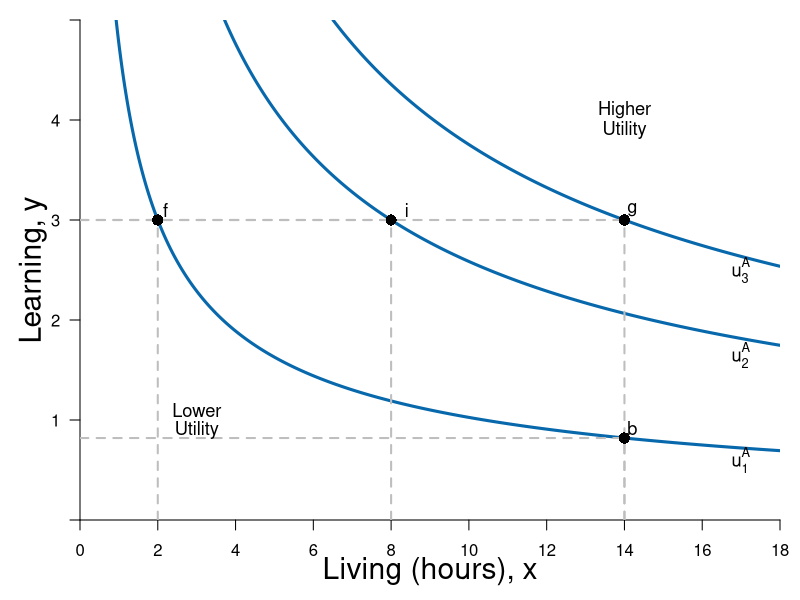

Source code (R):
#Graph Designer: Simon Halliday
#Authors: Bowles, Foley and Halliday
#Title: Microeconomics: Competition, Conflict and Coordination

library(shape)
pdf(file = "constrained_optimization/indiff_living_learning_new.pdf", width = 8, height = 8)

#Set parameters for graphics
axislabelsize <- 1.8
labelsize <- 1.1
graphlinewidth <- 3
segmentlinewidth <- 2

COL <- c("#7fc97f", "#beaed4", "#fdc086", "#ffff99", "#386cb0", "#f0027f", "#bf5b17", "#666666")
COLA <- c("#e0f3db", "#99d8c9","#66c2a4","#41ae76", "#238b45", "#005824")
COLB <- c("#4eb3d3", "#2b8cbe", "#0868ac","#084081")

#Edited the margins to cater for the larger LHS labels
par(mar =  c(4, 4, 1, 1))

ppf <- function(x, slope = 1/64, bary = 4) {
  bary - slope *x^2
}

uFn <- function(x, y, alpha = 0.4){
  (x^alpha)*(y^(1-alpha))
}

indiffA <- function(x, ubar = uFn(8,3), alpha = 0.4) {
  (ubar/ (x^alpha))^(1/ (1 - alpha))
}

ylims <- c(0, 5)
xlims <- c(0, 18)

npts <- 501 
x <- seq(xlims[1], xlims[2], length.out = npts)
y <- seq(ylims[1], ylims[2], length.out = npts) 
a <- c(uFn(2, 3), uFn(8, 3), uFn(14, 3)) #alpha = 0.4

plot(0, 0, xlim = xlims, ylim = ylims, type = "n",
     xlab = expression(paste("")),
     ylab = expression(paste("")), 
     xaxt = "n", 
     yaxt = "n", 
     cex.lab = axislabelsize, 
     bty = "n", 
     xaxs="i", 
     yaxs="i"
)


# ticksy <- seq(from = 0, to = ylims[2], by = 1)
# ylabels <- seq(from = 0, to = ylims[2], by = 1)
ticksx <- seq(from = 0, to = xlims[2], by = 2)
xlabels <- seq(from = 0, to = xlims[2], by = 2)
ticksy <- c(ylims[1], 1, 2, 3, 4, ylims[2])
ylabels <- c(NA, 1, 2, 3, 4, NA)
# ticksx <- c(xlims[1], 5.25, 8.944272, xlims[2])
# xlabels <- c(NA, expression(paste(x,"*")), expression(paste(bar(x))), NA)

axis(1, at = ticksx, pos = 0, labels = xlabels)
axis(2, at = ticksy, pos = 0, labels = ylabels, las = 1)

npts <- 500 
xx1 <- seq(xlims[1], xlims[2], length.out = npts)
xx2 <- seq(0, xlims[2], length.out = npts)
xx3 <- seq(xlims[1], 0, length.out = npts)
xx4 <- seq(-11, 0, length.out = npts)

#Draw the polygon for shading the feasible set
# xpoly1 <- seq(from = xlims[1], to = 16, length.out = 500)
# ypoly1 <- ppf(xpoly1)
# polygon(x = c(xpoly1, xpoly1[1]), y = c(ypoly1, rev(ypoly1)[1]), col=COLA[1], density=NULL, border = NA)

#Draw the graphs
# lines(xx1, ppf(xx1), col = COLA[5], lwd = graphlinewidth)

#Label the feasible frontier
# text(10.5, 0.53, expression("Feasible Frontier"), cex = labelsize)
# Arrows(12.5, 0.53, 14.5, 0.53, col = "black", lty = 1, lwd = 2, arr.type = "triangle", arr.lwd = 0.5)

contour(x, y, 
        outer(x, y, uFn),
        drawlabels = FALSE,
        col = COLB[3],
        lwd = graphlinewidth,
        levels = a, 
        xaxs="i", 
        yaxs="i", 
        add = TRUE)

#Axis labels
mtext(expression(paste("Living (hours), ", x)), side = 1, line = 2.5, cex = axislabelsize)
text(-1.2, 0.5*ylims[2], expression(paste("Learning, ", y)), xpd = TRUE, cex = axislabelsize, srt = 90) 

#Add mrs = mrt at i
#text(8.6, 3.6, expression(paste(mrs(x,y) == mrt(x,y))), cex = labelsize)
#Arrows(8, 3.5, 8, 3.15, col = "black", lty = 1, lwd = 2, arr.type = "triangle", arr.lwd = 0.5)

#Label the indifference curves
text(17, 0.6, expression(u[1]^A), cex = labelsize)
text(17, 1.65, expression(u[2]^A), cex = labelsize)
text(17, 2.5, expression(u[3]^A), cex = labelsize)

#Annotate max u point on feasibility frontier
text(8.4, ppf(8) + 0.1, expression(paste(i)), cex = labelsize)
segments(8, 0, 8, ppf(x = 8), lty = 2, col = "gray", lwd = segmentlinewidth)
segments(0, ppf(x = 8), 8, ppf(x = 8), lty = 2, col = "gray", lwd = segmentlinewidth)


#text(11.118 + 0.2, indiffA(x = 11.118, ubar = uFn(8, 3)+ 1.4) + 0.1, expression(paste(d)), cex = labelsize)
#segments(0, indiffA(x = 11.118, ubar = uFn(8, 3) + 1.4), 11.118, indiffA(x = 11.118, ubar = uFn(8, 3)+1.4), lty = 2, col = "gray", lwd = segmentlinewidth)
#segments(11.118, 0, 11.118, indiffA(x = 11.118, ubar = uFn(8, 3) + 1.4), lty = 2, col = "gray", lwd = segmentlinewidth)
#points(11.118,  indiffA(x = 11.118, ubar = uFn(8, 3) + 1.4), pch = 16, col = "black", cex = 1.5)




text(2 + 0.2, indiffA(x = 2, ubar = uFn(2, 3)) + 0.1, expression(paste(f)), cex = labelsize)
#segments(0, indiffA(x = 2, ubar = uFn(8, 3) - 1.5), 2, indiffA(x = 2, ubar = uFn(8, 3) - 1.5), lty = 2, col = "gray", lwd = segmentlinewidth)
segments(2, 0, 2, indiffA(x = 2, ubar = uFn(2, 3)), lty = 2, col = "gray", lwd = segmentlinewidth)



text(14 + 0.2, indiffA(x = 14, ubar = uFn(2, 3)) + 0.1, expression(paste(b)), cex = labelsize)
segments(0, indiffA(x = 14, ubar = uFn(2, 3)), 14, indiffA(x = 14, ubar = uFn(2, 3)), lty = 2, col = "gray", lwd = segmentlinewidth)
segments(14, 0, 14, indiffA(x = 14, ubar = uFn(2, 3)), lty = 2, col = "gray", lwd = segmentlinewidth)



text(14 + 0.2, indiffA(x = 14, ubar = uFn(14, 3)) + 0.1, expression(paste(g)), cex = labelsize)
segments(0, indiffA(x = 14, ubar = uFn(14, 3)), 14, indiffA(x = 14, ubar = uFn(14, 3)), lty = 2, col = "gray", lwd = segmentlinewidth)
segments(14, 0, 14, indiffA(x = 14, ubar = uFn(14, 3)), lty = 2, col = "gray", lwd = segmentlinewidth)
points(14,  indiffA(x = 14, ubar = uFn(14, 3)), pch = 16, col = "black", cex = 1.5)
points(8, ppf(x = 8), pch = 16, col = "black", cex = 1.5)
points(2,  indiffA(x = 2, ubar = uFn(2, 3)), pch = 16, col = "black", cex = 1.5)
points(14,  indiffA(x = 14, ubar = uFn(2, 3)), pch = 16, col = "black", cex = 1.5)




#text(5.605 + 0.2, indiffA(x = 5.605, ubar = uFn(8, 3)) + 0.1, expression(paste(c)), cex = labelsize)
#segments(0, indiffA(x = 5.605, ubar = uFn(8, 3)), 5.605, indiffA(x = 5.605, ubar = uFn(8, 3)), lty = 2, col = "gray", lwd = segmentlinewidth)
#segments(5.605, 0, 5.605, indiffA(x = 5.605, ubar = uFn(8, 3)), lty = 2, col = "gray", lwd = segmentlinewidth)
#points(5.605,  indiffA(x = 5.605, ubar = uFn(8, 3)), pch = 16, col = "black", cex = 1.5)

text(3, 1.1, expression("Lower"), cex = labelsize)
text(3, 0.9, expression("Utility"), cex = labelsize)

text(14, 4.1, expression("Higher"), cex = labelsize)
text(14, 3.9, expression("Utility"), cex = labelsize)




dev.off()
